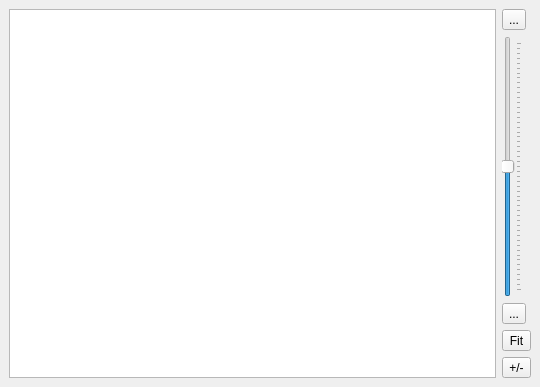
<ui version="4.0" >
 <class>compositionView</class>
 <widget class="QDialog" name="compositionView" >
  <property name="geometry" >
   <rect>
    <x>0</x>
    <y>0</y>
    <width>540</width>
    <height>387</height>
   </rect>
  </property>
  <property name="windowTitle" >
   <string>Composition View</string>
  </property>
  <layout class="QGridLayout" >
   <property name="margin" >
    <number>9</number>
   </property>
   <property name="spacing" >
    <number>6</number>
   </property>
   <item row="4" column="1" >
    <widget class="QToolButton" name="collapseButton" >
     <property name="text" >
      <string>+/-</string>
     </property>
    </widget>
   </item>
   <item row="3" column="1" >
    <widget class="QToolButton" name="fitButton" >
     <property name="text" >
      <string>Fit</string>
     </property>
    </widget>
   </item>
   <item rowspan="5" row="0" column="0" >
    <widget class="QGraphicsView" name="graphicsView" >
     <property name="windowModality" >
      <enum>Qt::NonModal</enum>
     </property>
     <property name="resizeAnchor" >
      <enum>QGraphicsView::NoAnchor</enum>
     </property>
    </widget>
   </item>
   <item row="0" column="1" >
    <widget class="QToolButton" name="zoomInButton" >
     <property name="text" >
      <string>...</string>
     </property>
     <property name="icon" >
      <iconset>../resources/zoomin.png</iconset>
     </property>
     <property name="autoRepeat" >
      <bool>true</bool>
     </property>
     <property name="autoRepeatDelay" >
      <number>0</number>
     </property>
     <property name="autoRepeatInterval" >
      <number>33</number>
     </property>
    </widget>
   </item>
   <item row="1" column="1" >
    <widget class="QSlider" name="verticalSlider" >
     <property name="maximum" >
      <number>500</number>
     </property>
     <property name="value" >
      <number>250</number>
     </property>
     <property name="orientation" >
      <enum>Qt::Vertical</enum>
     </property>
     <property name="tickPosition" >
      <enum>QSlider::TicksBelow</enum>
     </property>
    </widget>
   </item>
   <item row="2" column="1" >
    <widget class="QToolButton" name="zoomOutButton" >
     <property name="text" >
      <string>...</string>
     </property>
     <property name="icon" >
      <iconset>../resources/zoomout.png</iconset>
     </property>
     <property name="autoRepeat" >
      <bool>true</bool>
     </property>
     <property name="autoRepeatDelay" >
      <number>0</number>
     </property>
     <property name="autoRepeatInterval" >
      <number>33</number>
     </property>
    </widget>
   </item>
  </layout>
 </widget>
 <resources>
  <include location="../solvergui.qrc" />
 </resources>
 <connections/>
</ui>
